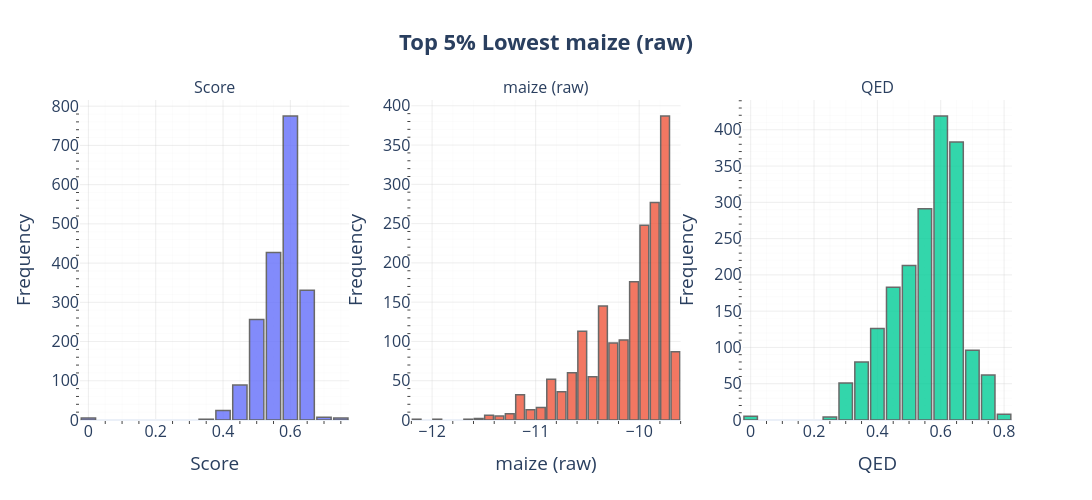
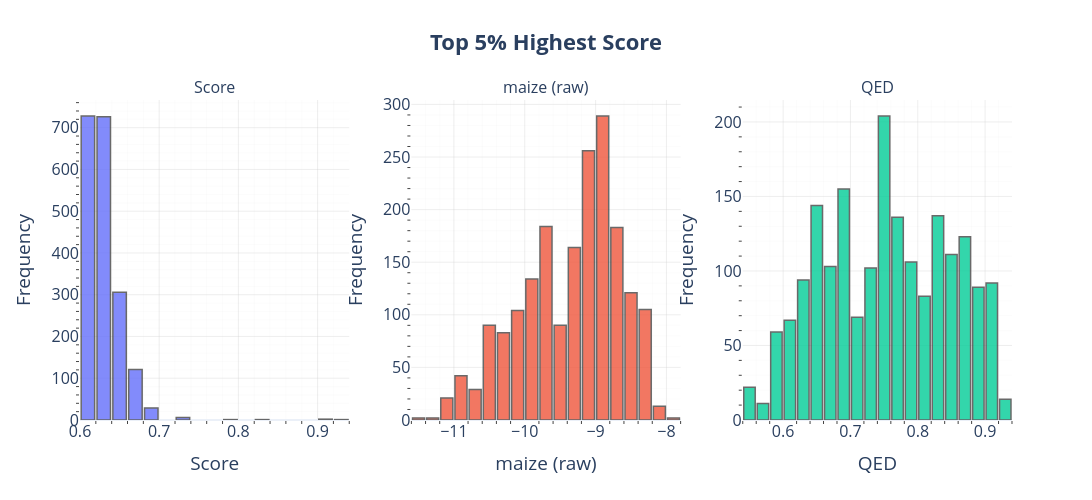

The notebook cell saved with these charts, in order:
### Code cell
# Plotly histograms for Score, maize (raw), QED for top 5% lowest maize (raw) and top 5% highest Score, with axis labels
import plotly.graph_objs as go
from plotly.subplots import make_subplots

n_rows = len(outputResults)
top_pct = 0.05
n_top = max(1, int(n_rows * top_pct))

# Dataset 1: Top 5% by lowest maize (raw)
if 'maize (raw)' in outputResults.columns:
    lowest_maize_df = outputResults.nsmallest(n_top, 'maize (raw)')
else:
    lowest_maize_df = outputResults.copy()

# Dataset 2: Top 5% by highest Score
if 'Score' in outputResults.columns:
    highest_score_df = outputResults.nlargest(n_top, 'Score')
else:
    highest_score_df = outputResults.copy()

for subset_name, df in zip([
    "Top 5% Lowest maize (raw)",
    "Top 5% Highest Score"
], [lowest_maize_df, highest_score_df]):
    fig = make_subplots(rows=1, cols=3, subplot_titles=[
        "Score", "maize (raw)", "QED"
    ])
    ordered_vars = ['Score', 'maize (raw)', 'QED']
    colors = ['#636EFA', '#EF553B', '#00CC96']
    for i, var in enumerate(ordered_vars):
        if var in df.columns:
            fig.add_trace(
                go.Histogram(
                    x=df[var],
                    nbinsx=30,
                    marker_color=colors[i],
                    opacity=0.8,
                    name=var,
                    showlegend=False
                ),
                row=1, col=i + 1
            )
            # Add axis labels
            fig.update_xaxes(title_text=var, row=1, col=i + 1)
            fig.update_yaxes(title_text='Frequency', row=1, col=i + 1)
    fig.update_layout(
        title={
            'text': f"<b>{subset_name}</b>",
            'x': 0.5,
            'xanchor': 'center',
            'font': {'size': 22}
        },
        template='plotly_white',
        bargap=0.15,
        font=dict(size=16),
        height=500,
        width=1200
    )
    # Add minor ticks and grids
    for i in range(1, 4):
        fig.update_xaxes(
            row=1, col=i,
            showgrid=True, gridwidth=1, gridcolor='rgba(200,200,200,0.3)',
            minor=dict(ticks='outside', showgrid=True, gridwidth=0.5, gridcolor='rgba(220,220,220,0.2)')
        )
        fig.update_yaxes(
            row=1, col=i,
            showgrid=True, gridwidth=1, gridcolor='rgba(200,200,200,0.3)',
            minor=dict(ticks='outside', showgrid=True, gridwidth=0.5, gridcolor='rgba(220,220,220,0.2)')
        )
    fig.update_traces(marker_line_width=1.5)
    fig.show()

### Figure 1 — Plotly figure (JSON) as saved in the notebook; plotly's stock layout.template omitted (floating-point values rounded to 4 significant figures; data arrays with more than 128 entries replaced by an {"elided": "..."} marker saying what was removed)
{"data": [{"marker": {"color": "#636EFA", "line": {"width": 1.5}}, "name": "Score", "nbinsx": 30, "opacity": 0.8, "showlegend": false, "x": {"elided": "1921 float values"}, "type": "histogram", "xaxis": "x", "yaxis": "y"}, {"marker": {"color": "#EF553B", "line": {"width": 1.5}}, "name": "maize (raw)", "nbinsx": 30, "opacity": 0.8, "showlegend": false, "x": {"elided": "1921 float values"}, "type": "histogram", "xaxis": "x2", "yaxis": "y2"}, {"marker": {"color": "#00CC96", "line": {"width": 1.5}}, "name": "QED", "nbinsx": 30, "opacity": 0.8, "showlegend": false, "x": {"elided": "1921 float values"}, "type": "histogram", "xaxis": "x3", "yaxis": "y3"}], "layout": {"xaxis": {"anchor": "y", "domain": [0.0, 0.2889], "title": {"text": "Score"}, "minor": {"ticks": "outside", "showgrid": true, "gridwidth": 0.5, "gridcolor": "rgba(220,220,220,0.2)"}, "showgrid": true, "gridwidth": 1, "gridcolor": "rgba(200,200,200,0.3)"}, "yaxis": {"anchor": "x", "domain": [0.0, 1.0], "title": {"text": "Frequency"}, "minor": {"ticks": "outside", "showgrid": true, "gridwidth": 0.5, "gridcolor": "rgba(220,220,220,0.2)"}, "showgrid": true, "gridwidth": 1, "gridcolor": "rgba(200,200,200,0.3)"}, "xaxis2": {"anchor": "y2", "domain": [0.3556, 0.6444], "title": {"text": "maize (raw)"}, "minor": {"ticks": "outside", "showgrid": true, "gridwidth": 0.5, "gridcolor": "rgba(220,220,220,0.2)"}, "showgrid": true, "gridwidth": 1, "gridcolor": "rgba(200,200,200,0.3)"}, "yaxis2": {"anchor": "x2", "domain": [0.0, 1.0], "title": {"text": "Frequency"}, "minor": {"ticks": "outside", "showgrid": true, "gridwidth": 0.5, "gridcolor": "rgba(220,220,220,0.2)"}, "showgrid": true, "gridwidth": 1, "gridcolor": "rgba(200,200,200,0.3)"}, "xaxis3": {"anchor": "y3", "domain": [0.7111, 1.0], "title": {"text": "QED"}, "minor": {"ticks": "outside", "showgrid": true, "gridwidth": 0.5, "gridcolor": "rgba(220,220,220,0.2)"}, "showgrid": true, "gridwidth": 1, "gridcolor": "rgba(200,200,200,0.3)"}, "yaxis3": {"anchor": "x3", "domain": [0.0, 1.0], "title": {"text": "Frequency"}, "minor": {"ticks": "outside", "showgrid": true, "gridwidth": 0.5, "gridcolor": "rgba(220,220,220,0.2)"}, "showgrid": true, "gridwidth": 1, "gridcolor": "rgba(200,200,200,0.3)"}, "annotations": [{"font": {"size": 16}, "showarrow": false, "text": "Score", "x": 0.1444, "xanchor": "center", "xref": "paper", "y": 1.0, "yanchor": "bottom", "yref": "paper"}, {"font": {"size": 16}, "showarrow": false, "text": "maize (raw)", "x": 0.5, "xanchor": "center", "xref": "paper", "y": 1.0, "yanchor": "bottom", "yref": "paper"}, {"font": {"size": 16}, "showarrow": false, "text": "QED", "x": 0.8556, "xanchor": "center", "xref": "paper", "y": 1.0, "yanchor": "bottom", "yref": "paper"}], "title": {"font": {"size": 22}, "text": "<b>Top 5% Lowest maize (raw)</b>", "x": 0.5, "xanchor": "center"}, "font": {"size": 16}, "bargap": 0.15, "height": 500, "width": 1200}}

### Figure 2 — Plotly figure (JSON) as saved in the notebook; plotly's stock layout.template omitted (floating-point values rounded to 4 significant figures; data arrays with more than 128 entries replaced by an {"elided": "..."} marker saying what was removed)
{"data": [{"marker": {"color": "#636EFA", "line": {"width": 1.5}}, "name": "Score", "nbinsx": 30, "opacity": 0.8, "showlegend": false, "x": {"elided": "1921 float values"}, "type": "histogram", "xaxis": "x", "yaxis": "y"}, {"marker": {"color": "#EF553B", "line": {"width": 1.5}}, "name": "maize (raw)", "nbinsx": 30, "opacity": 0.8, "showlegend": false, "x": {"elided": "1921 float values"}, "type": "histogram", "xaxis": "x2", "yaxis": "y2"}, {"marker": {"color": "#00CC96", "line": {"width": 1.5}}, "name": "QED", "nbinsx": 30, "opacity": 0.8, "showlegend": false, "x": {"elided": "1921 float values"}, "type": "histogram", "xaxis": "x3", "yaxis": "y3"}], "layout": {"xaxis": {"anchor": "y", "domain": [0.0, 0.2889], "title": {"text": "Score"}, "minor": {"ticks": "outside", "showgrid": true, "gridwidth": 0.5, "gridcolor": "rgba(220,220,220,0.2)"}, "showgrid": true, "gridwidth": 1, "gridcolor": "rgba(200,200,200,0.3)"}, "yaxis": {"anchor": "x", "domain": [0.0, 1.0], "title": {"text": "Frequency"}, "minor": {"ticks": "outside", "showgrid": true, "gridwidth": 0.5, "gridcolor": "rgba(220,220,220,0.2)"}, "showgrid": true, "gridwidth": 1, "gridcolor": "rgba(200,200,200,0.3)"}, "xaxis2": {"anchor": "y2", "domain": [0.3556, 0.6444], "title": {"text": "maize (raw)"}, "minor": {"ticks": "outside", "showgrid": true, "gridwidth": 0.5, "gridcolor": "rgba(220,220,220,0.2)"}, "showgrid": true, "gridwidth": 1, "gridcolor": "rgba(200,200,200,0.3)"}, "yaxis2": {"anchor": "x2", "domain": [0.0, 1.0], "title": {"text": "Frequency"}, "minor": {"ticks": "outside", "showgrid": true, "gridwidth": 0.5, "gridcolor": "rgba(220,220,220,0.2)"}, "showgrid": true, "gridwidth": 1, "gridcolor": "rgba(200,200,200,0.3)"}, "xaxis3": {"anchor": "y3", "domain": [0.7111, 1.0], "title": {"text": "QED"}, "minor": {"ticks": "outside", "showgrid": true, "gridwidth": 0.5, "gridcolor": "rgba(220,220,220,0.2)"}, "showgrid": true, "gridwidth": 1, "gridcolor": "rgba(200,200,200,0.3)"}, "yaxis3": {"anchor": "x3", "domain": [0.0, 1.0], "title": {"text": "Frequency"}, "minor": {"ticks": "outside", "showgrid": true, "gridwidth": 0.5, "gridcolor": "rgba(220,220,220,0.2)"}, "showgrid": true, "gridwidth": 1, "gridcolor": "rgba(200,200,200,0.3)"}, "annotations": [{"font": {"size": 16}, "showarrow": false, "text": "Score", "x": 0.1444, "xanchor": "center", "xref": "paper", "y": 1.0, "yanchor": "bottom", "yref": "paper"}, {"font": {"size": 16}, "showarrow": false, "text": "maize (raw)", "x": 0.5, "xanchor": "center", "xref": "paper", "y": 1.0, "yanchor": "bottom", "yref": "paper"}, {"font": {"size": 16}, "showarrow": false, "text": "QED", "x": 0.8556, "xanchor": "center", "xref": "paper", "y": 1.0, "yanchor": "bottom", "yref": "paper"}], "title": {"font": {"size": 22}, "text": "<b>Top 5% Highest Score</b>", "x": 0.5, "xanchor": "center"}, "font": {"size": 16}, "bargap": 0.15, "height": 500, "width": 1200}}
